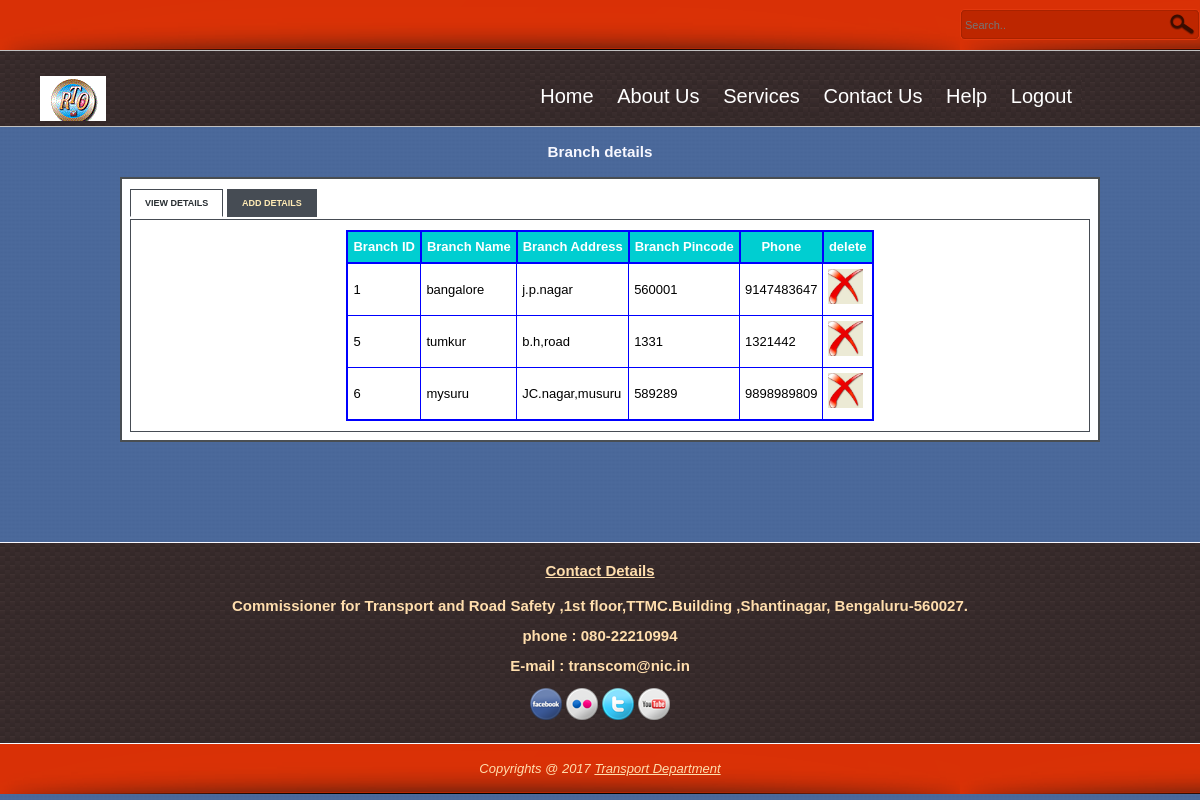
Screenshot of /rto_b.php (signed in) with the database file from the repository.
### tables this page shows
CREATE TABLE IF NOT EXISTS `branch` (
  `b_id` int(11) NOT NULL,
  `b_name` varchar(20) NOT NULL,
  `b_address` varchar(100) NOT NULL,
  `b_pin` char(6) NOT NULL,
  `b_phone` varchar(12) NOT NULL
);

### rto_b.php (the view, shortened to what this page needs)
<!DOCTYPE html>
<html>
<head>
<link href="css/style.css"  type="text/css" rel="stylesheet"/>
</head>
<body>
<div id="header">
	<div id="search">
		<form action="https://www.google.co.in" method="get">
              <input type="text" name="search" placeholder="Search.." title="Keyword" class="txt_field" />
              <input type="submit" name="Search" value=" " title="Search" class="sub_btn" />
        </form>
	</div>
</div>
<div id="titlebar">
	<div id="site_title"><a href="#" title="RTO"></a>
	</div>
	<div id="container">
		<nav>
			<ul>
				<li><a href="index.php" >Home</a></li>
				<li><a>About Us</a>
				</li>
				<li><a>Services</a>
				</li>
				<li><a href="contact.php" title="Contact">Contact Us</a>
				</li>
				<li><a>Help</a>
					</li>
				<li><a href="logout.php" title="Logout">Logout</a></li>
			</ul>
		</nav>
    </div>
</div>
<div id="main">
<h3 align="center">Branch details</h3>
 <div class="tabbed_area">
        <ul class="tabs">
            <li><a href="javascript:tabSwitch('tab_1', 'content_1');" id="tab_1" class="active">View details</a></li>
            <li><a href="javascript:tabSwitch('tab_2', 'content_2');" id="tab_2">Add details</a></li>
        </ul>
        <div id="content_1" class="content">
		<?php  echo $message;
       $result = mysql_query("SELECT * FROM branch")or die(mysql_error());
        echo "<table border='1' cellpadding='5'align='center'>";
        echo "<tr> <th>Branch ID</th><th>Branch Name </th><th>Branch Address</th><th>Branch Pincode </th><th>Phone</th><th>delete</th></tr>";
        while($row = mysql_fetch_array( $result )) {
                echo "<tr>";
                echo '<td>' . $row['b_id'] . '</td>';
				 echo '<td>' . $row['b_name'] . '</td>';
				  echo '<td>' . $row['b_address'] . '</td>';
                echo '<td>' . $row['b_pin'] . '</td>';
				echo '<td>' . $row['b_phone'] . '</td>';
				?>
				<td><a href="delete_branch.php?b_id=<?php echo $row['b_id']?>"><img src="images/delete-icon.jpg" width="35" height="35" border="0" /></a></td>
		<?php
		}
        echo "</table>";
?>
        </div>
</div>
<div id="social_button" align="center">
        	<h4><u>Contact Details</u></h4>
            <b><p>Commissioner for Transport and Road Safety ,1st floor,TTMC.Building ,Shantinagar, Bengaluru-560027. </p><p> phone : 080-22210994</p> <p>E-mail : transcom@nic.in</p></b>
                <a href="https://www.facebook.com/Transport-Department-293677424355837/?skip_nax_wizard=true"><img alt="Facebook" src="images/facebook-32x32.png" title="Facebook" /></a>
                <a href="http://www.flickr.com"><img alt="Flickr" src="images/flickr-32x32.png" title="Flickr" /></a>
                <a href="https://twitter.com/TransportDepart"><img alt="Twitter" src="images/twitter-32x32.png" title="Twitter" /></a>
                <a href="http://www.youtube.com/TransportDepart"><img alt="Youtube" src="images/youtube-32x32.png" title="Youtube" /></a>
</div>
<div id="bar_wrapper">
	<div id="bar">Copyrights @ 2017 <a href="http://transport.karnataka.gov.in/">Transport Department</a>
    </div>
</div>
</body>
</html>

### css/style.css (style rules this page uses)
body { margin: 0; padding: 0px; width: 100%; height:100%; font-family: Tahoma, Geneva, sans-serif; font-size: 13px; background: url(../images/bg.jpg); }
#header { height: 50px; width: 100%; background: url(../images/bg_header.png); }
#search { float: right; margin-top: 9px }
#search form { margin: 0; padding: 0; height: 31px; width: 240px; background: url(../images/searchbar.png) no-repeat; }
#search .txt_field { float: left; display: block; height: 31px; width: 200px; font-size: 11px; padding: 0 5px; font-variant: normal; border: none; background: none; }
#search .sub_btn { float: right; display: block; height: 31px; width: 30px; cursor: pointer; border: none; background: none; }
#titlebar { border-top: 1px solid #C0C0C0; margin: 0; padding: 25px 10px ; width: 98.5%; height: 25px; background: url(../images/bar.png); }
#site_title { float: left; }
#site_title a { margin: 0 30px; display: block; width: 275px; height: 45px; text-indent: -10000px; background: url(../images/logo.gif) no-repeat top left ; }
#container { float: right; display: block; margin:0 110px; }
nav { background: url(../images/bar.png); }
nav ul { padding: 0; margin:0; list-style: none; position: relative; }
nav ul li { display: inline-block; background: url(../images/bar.png); }
nav a { display:block; padding:0 10px; color: #fff; font-size: 20px; line-height:40px; text-decoration: none; }
#main { border-top: 1px solid #C0C0C0; height:auto; width: 100%; color: #F8F8FF; font-family: Tahoma, Geneva, sans-serif; line-height: 20px; }
.tabbed_area { margin-left:120px; width:80%; border: 2px solid #494e52; background-color: #fff; padding: 8px; margin-bottom:30px; }
ul.tabs { margin: 0px; padding: 0px; margin-top: 5px; margin-bottom: 6px; }
ul.tabs li { list-style: none; display: inline; }
ul.tabs li a { background-color: #464c54; color: #ffebb5; padding: 8px 14px 8px 14px; text-decoration: none; font-size: 9px; font-family: Verdana, Arial, Helvetica, sans-serif; font-weight: bold; text-transform: uppercase; border: 1px solid #464c54; }
ul.tabs li a.active { background-color: #ffffff; color: #282e32; border: 1px solid #464c54; border-bottom: 1px solid #ffffff; }
.content { color:black; padding: 10px; border: 1px solid #464c54; }
#social_button { margin-top:100px; height:200px; border-top: 1px solid #F8F8FF; background: url(../images/bar.png); font-size: 15px; color: #FFDEAD; font-family: Tahoma, Geneva, sans-serif; line-height: 15px; }
#bar_wrapper { height:50px; width: 100%; border-top: 1px solid #F8F8FF; background: url(../images/bg_header.png); }
#bar { width: 98%; margin: 0 auto; padding: 15px 10px; color: #FFDEAD; text-align: center; font-style: italic; }
#bar a { color: #FFDEAD; }
table { border-collapse:collapse; }
table,th { border: 2px solid blue; }
th { background-color: #00CED1; color:white; }

### rows the page displays
branch: b_id "1", b_name "bangalore", b_address "j.p.nagar", b_pin "560001", b_phone "9147483647"
branch: b_id "5", b_name "tumkur", b_address "b.h,road", b_pin "1331", b_phone "1321442"
branch: b_id "6", b_name "mysuru", b_address "JC.nagar,musuru", b_pin "589289", b_phone "9898989809"
